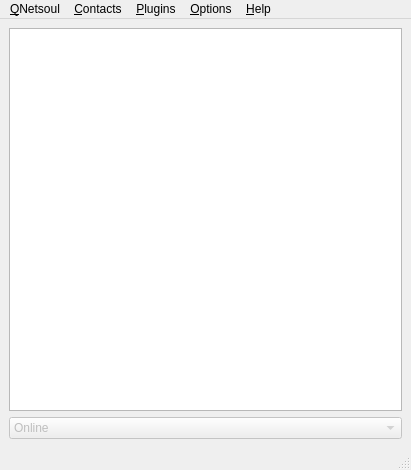
<?xml version="1.0" encoding="UTF-8"?>
<ui version="4.0">
 <class>QNetsoul</class>
 <widget class="QMainWindow" name="QNetsoul">
  <property name="geometry">
   <rect>
    <x>0</x>
    <y>0</y>
    <width>411</width>
    <height>470</height>
   </rect>
  </property>
  <property name="windowTitle">
   <string>QNetSoul</string>
  </property>
  <property name="windowIcon">
   <iconset resource="../Images.qrc">
    <normaloff>:/images/qnetsoul.png</normaloff>:/images/qnetsoul.png</iconset>
  </property>
  <property name="whatsThis">
   <string>&lt;!DOCTYPE HTML PUBLIC &quot;-//W3C//DTD HTML 4.0//EN&quot; &quot;http://www.w3.org/TR/REC-html40/strict.dtd&quot;&gt;
&lt;html&gt;&lt;head&gt;&lt;meta name=&quot;qrichtext&quot; content=&quot;1&quot; /&gt;&lt;style type=&quot;text/css&quot;&gt;
p, li { white-space: pre-wrap; }
&lt;/style&gt;&lt;/head&gt;&lt;body style=&quot; font-family:'Sans'; font-size:10pt; font-weight:400; font-style:normal;&quot;&gt;
&lt;p style=&quot; margin-top:0px; margin-bottom:0px; margin-left:0px; margin-right:0px; -qt-block-indent:0; text-indent:0px;&quot;&gt;&lt;span style=&quot; font-weight:600;&quot;&gt;About QNetSoul&lt;/span&gt;&lt;/p&gt;
&lt;p style=&quot; margin-top:0px; margin-bottom:0px; margin-left:0px; margin-right:0px; -qt-block-indent:0; text-indent:0px;&quot;&gt;Version: %CurrentVersion%&lt;/p&gt;
&lt;p style=&quot; margin-top:0px; margin-bottom:0px; margin-left:0px; margin-right:0px; -qt-block-indent:0; text-indent:0px;&quot;&gt;Platform: %Platform%&lt;/p&gt;
&lt;p style=&quot;-qt-paragraph-type:empty; margin-top:0px; margin-bottom:0px; margin-left:0px; margin-right:0px; -qt-block-indent:0; text-indent:0px;&quot;&gt;&lt;/p&gt;
&lt;p style=&quot; margin-top:0px; margin-bottom:0px; margin-left:0px; margin-right:0px; -qt-block-indent:0; text-indent:0px;&quot;&gt;The first Netsoul client built with the great framework Qt.&lt;/p&gt;
&lt;p style=&quot; margin-top:0px; margin-bottom:0px; margin-left:0px; margin-right:0px; -qt-block-indent:0; text-indent:0px;&quot;&gt;Feel free to &lt;a href=&quot;mailto:leflou@tuxfamily.org?subject=QNetSoul v%CurrentVersion%&quot;&gt;&lt;span style=&quot; text-decoration: underline; color:#0000ff;&quot;&gt;send&lt;/span&gt;&lt;/a&gt; your opinion/comment about this software.&lt;/p&gt;
&lt;p style=&quot;-qt-paragraph-type:empty; margin-top:0px; margin-bottom:0px; margin-left:0px; margin-right:0px; -qt-block-indent:0; text-indent:0px;&quot;&gt;&lt;/p&gt;
&lt;p style=&quot; margin-top:0px; margin-bottom:0px; margin-left:0px; margin-right:0px; -qt-block-indent:0; text-indent:0px;&quot;&gt;Thanks to:&lt;/p&gt;
&lt;p style=&quot; margin-top:0px; margin-bottom:0px; margin-left:0px; margin-right:0px; -qt-block-indent:0; text-indent:0px;&quot;&gt; Pierre-Emmanuel Duc for feedbacks.&lt;/p&gt;
&lt;p style=&quot; margin-top:0px; margin-bottom:0px; margin-left:0px; margin-right:0px; -qt-block-indent:0; text-indent:0px;&quot;&gt; Christophe Sundas for feedbacks.&lt;/p&gt;
&lt;p style=&quot; margin-top:0px; margin-bottom:0px; margin-left:0px; margin-right:0px; -qt-block-indent:0; text-indent:0px;&quot;&gt; Walter Persechini for feedbacks.&lt;/p&gt;
&lt;p style=&quot; margin-top:0px; margin-bottom:0px; margin-left:0px; margin-right:0px; -qt-block-indent:0; text-indent:0px;&quot;&gt; Mael Nison for patchs/ideas.&lt;/p&gt;
&lt;p style=&quot; margin-top:0px; margin-bottom:0px; margin-left:0px; margin-right:0px; -qt-block-indent:0; text-indent:0px;&quot;&gt; &lt;a href=&quot;http://www.famfamfam.com/&quot;&gt;&lt;span style=&quot; text-decoration: underline; color:#0000ff;&quot;&gt;FamFamFam&lt;/span&gt;&lt;/a&gt; for icons.&lt;/p&gt;
&lt;p style=&quot; margin-top:0px; margin-bottom:0px; margin-left:0px; margin-right:0px; -qt-block-indent:0; text-indent:0px;&quot;&gt; &lt;a href=&quot;http://www.jonasraskdesign.com/&quot;&gt;&lt;span style=&quot; text-decoration: underline; color:#0000ff;&quot;&gt;Jonas Rask&lt;/span&gt;&lt;/a&gt; for icons.&lt;/p&gt;
&lt;p style=&quot; margin-top:0px; margin-bottom:0px; margin-left:0px; margin-right:0px; -qt-block-indent:0; text-indent:0px;&quot;&gt; &lt;a href=&quot;http://sa-ki.deviantart.com/&quot;&gt;&lt;span style=&quot; text-decoration: underline; color:#0000ff;&quot;&gt;Alexandre Moore&lt;/span&gt;&lt;/a&gt; for updater icon.&lt;/p&gt;
&lt;p style=&quot; margin-top:0px; margin-bottom:0px; margin-left:0px; margin-right:0px; -qt-block-indent:0; text-indent:0px;&quot;&gt; &lt;a href=&quot;http://www.7-zip.org/&quot;&gt;&lt;span style=&quot; text-decoration: underline; color:#0000ff;&quot;&gt;7-Zip&lt;/span&gt;&lt;/a&gt; for great compression :)&lt;/p&gt;
&lt;p style=&quot;-qt-paragraph-type:empty; margin-top:0px; margin-bottom:0px; margin-left:0px; margin-right:0px; -qt-block-indent:0; text-indent:0px;&quot;&gt;&lt;/p&gt;
&lt;p style=&quot; margin-top:0px; margin-bottom:0px; margin-left:0px; margin-right:0px; -qt-block-indent:0; text-indent:0px;&quot;&gt;Written by Richard Dally.&lt;/p&gt;&lt;/body&gt;&lt;/html&gt;</string>
  </property>
  <widget class="QWidget" name="centralwidget">
   <layout class="QGridLayout" name="gridLayout_2">
    <item row="0" column="0">
     <layout class="QGridLayout" name="gridLayout">
      <item row="1" column="0">
       <widget class="QComboBox" name="statusComboBox">
        <property name="enabled">
         <bool>false</bool>
        </property>
        <item>
         <property name="text">
          <string>Online</string>
         </property>
         <property name="icon">
          <iconset resource="../Images.qrc">
           <normaloff>:/images/online.png</normaloff>:/images/online.png</iconset>
         </property>
        </item>
        <item>
         <property name="text">
          <string>Locked</string>
         </property>
         <property name="icon">
          <iconset resource="../Images.qrc">
           <normaloff>:/images/lock.png</normaloff>:/images/lock.png</iconset>
         </property>
        </item>
        <item>
         <property name="text">
          <string>Away</string>
         </property>
         <property name="icon">
          <iconset resource="../Images.qrc">
           <normaloff>:/images/away.png</normaloff>:/images/away.png</iconset>
         </property>
        </item>
        <item>
         <property name="text">
          <string>Server</string>
         </property>
         <property name="icon">
          <iconset resource="../Images.qrc">
           <normaloff>:/images/server.png</normaloff>:/images/server.png</iconset>
         </property>
        </item>
       </widget>
      </item>
      <item row="0" column="0">
       <widget class="ContactsTree" name="tree">
        <property name="selectionMode">
         <enum>QAbstractItemView::ExtendedSelection</enum>
        </property>
        <attribute name="headerVisible">
         <bool>false</bool>
        </attribute>
        <column>
         <property name="text">
          <string notr="true">1</string>
         </property>
        </column>
       </widget>
      </item>
     </layout>
    </item>
   </layout>
  </widget>
  <widget class="QMenuBar" name="menubar">
   <property name="geometry">
    <rect>
     <x>0</x>
     <y>0</y>
     <width>411</width>
     <height>19</height>
    </rect>
   </property>
   <widget class="QMenu" name="menuOptions">
    <property name="title">
     <string>&amp;Options</string>
    </property>
    <addaction name="actionPreferences"/>
   </widget>
   <widget class="QMenu" name="menuAbout">
    <property name="title">
     <string>&amp;Help</string>
    </property>
    <addaction name="actionAbout_QNetSoul"/>
    <addaction name="actionAbout_Qt"/>
   </widget>
   <widget class="QMenu" name="menuQNetsoul">
    <property name="title">
     <string>&amp;QNetsoul</string>
    </property>
    <addaction name="actionConnect"/>
    <addaction name="actionDisconnect"/>
    <addaction name="separator"/>
    <addaction name="actionCheckForUpdates"/>
    <addaction name="actionQuit"/>
   </widget>
   <widget class="QMenu" name="menuAccount">
    <property name="title">
     <string>&amp;Contacts</string>
    </property>
    <addaction name="actionAddG"/>
    <addaction name="actionAddC"/>
    <addaction name="actionRefresh"/>
    <addaction name="separator"/>
    <addaction name="actionLoadContacts"/>
    <addaction name="actionSaveContacts"/>
    <addaction name="actionSaveContactsAs"/>
   </widget>
   <widget class="QMenu" name="menuPlugins">
    <property name="title">
     <string>&amp;Plugins</string>
    </property>
    <addaction name="actionPluginsManager"/>
    <addaction name="actionVDM"/>
    <addaction name="actionCNF"/>
    <addaction name="actionPastebin"/>
   </widget>
   <addaction name="menuQNetsoul"/>
   <addaction name="menuAccount"/>
   <addaction name="menuPlugins"/>
   <addaction name="menuOptions"/>
   <addaction name="menuAbout"/>
  </widget>
  <widget class="QStatusBar" name="statusbar"/>
  <action name="actionPr_f_rences">
   <property name="text">
    <string>Preferences...</string>
   </property>
  </action>
  <action name="actionConnect">
   <property name="icon">
    <iconset resource="../Images.qrc">
     <normaloff>:/images/connect.png</normaloff>:/images/connect.png</iconset>
   </property>
   <property name="text">
    <string>&amp;Connect</string>
   </property>
   <property name="shortcut">
    <string>Ctrl+C</string>
   </property>
  </action>
  <action name="actionDisconnect">
   <property name="enabled">
    <bool>false</bool>
   </property>
   <property name="icon">
    <iconset resource="../Images.qrc">
     <normaloff>:/images/disconnect.png</normaloff>:/images/disconnect.png</iconset>
   </property>
   <property name="text">
    <string>&amp;Disconnect</string>
   </property>
   <property name="shortcut">
    <string>Ctrl+D</string>
   </property>
  </action>
  <action name="actionQuit">
   <property name="icon">
    <iconset resource="../Images.qrc">
     <normaloff>:/images/quit.png</normaloff>:/images/quit.png</iconset>
   </property>
   <property name="text">
    <string>&amp;Quit</string>
   </property>
   <property name="shortcut">
    <string>Ctrl+Q</string>
   </property>
  </action>
  <action name="actionAddC">
   <property name="icon">
    <iconset resource="../Images.qrc">
     <normaloff>:/images/contact.png</normaloff>:/images/contact.png</iconset>
   </property>
   <property name="text">
    <string>Add &amp;Contact</string>
   </property>
   <property name="shortcut">
    <string>Ctrl+B</string>
   </property>
  </action>
  <action name="actionRemove_selected_contact">
   <property name="icon">
    <iconset resource="../Images.qrc">
     <normaloff>:/images/delete.png</normaloff>:/images/delete.png</iconset>
   </property>
   <property name="text">
    <string>&amp;Remove selected contact</string>
   </property>
   <property name="shortcut">
    <string>Ctrl+R</string>
   </property>
  </action>
  <action name="actionAbout_QNetSoul">
   <property name="icon">
    <iconset resource="../Images.qrc">
     <normaloff>:/images/information.png</normaloff>:/images/information.png</iconset>
   </property>
   <property name="text">
    <string>About QNetSoul</string>
   </property>
  </action>
  <action name="actionAbout_2">
   <property name="text">
    <string>About Qt</string>
   </property>
  </action>
  <action name="actionAbout_Qt">
   <property name="icon">
    <iconset resource="../Images.qrc">
     <normaloff>:/images/aboutQt.png</normaloff>:/images/aboutQt.png</iconset>
   </property>
   <property name="text">
    <string>About Qt</string>
   </property>
  </action>
  <action name="actionPreferences">
   <property name="icon">
    <iconset resource="../Images.qrc">
     <normaloff>:/images/options.png</normaloff>:/images/options.png</iconset>
   </property>
   <property name="text">
    <string>&amp;Preferences</string>
   </property>
   <property name="shortcut">
    <string>Ctrl+P</string>
   </property>
  </action>
  <action name="actionSaveContactsAs">
   <property name="icon">
    <iconset resource="../Images.qrc">
     <normaloff>:/images/save.png</normaloff>:/images/save.png</iconset>
   </property>
   <property name="text">
    <string>Save contacts &amp;as...</string>
   </property>
  </action>
  <action name="actionToggle_sort_contacts">
   <property name="icon">
    <iconset resource="../Images.qrc">
     <normaloff>:/images/sort.png</normaloff>:/images/sort.png</iconset>
   </property>
   <property name="text">
    <string>&amp;Toggle sort contacts</string>
   </property>
   <property name="shortcut">
    <string>Ctrl+T</string>
   </property>
  </action>
  <action name="actionLoadContacts">
   <property name="icon">
    <iconset resource="../Images.qrc">
     <normaloff>:/images/load.png</normaloff>:/images/load.png</iconset>
   </property>
   <property name="text">
    <string>&amp;Load contacts...</string>
   </property>
   <property name="shortcut">
    <string>Ctrl+L</string>
   </property>
  </action>
  <action name="actionRefresh">
   <property name="enabled">
    <bool>false</bool>
   </property>
   <property name="icon">
    <iconset resource="../Images.qrc">
     <normaloff>:/images/refresh.png</normaloff>:/images/refresh.png</iconset>
   </property>
   <property name="text">
    <string>Refresh contacts</string>
   </property>
   <property name="shortcut">
    <string>F5</string>
   </property>
  </action>
  <action name="actionVDM">
   <property name="icon">
    <iconset resource="../Images.qrc">
     <normaloff>:/images/vdm.png</normaloff>:/images/vdm.png</iconset>
   </property>
   <property name="text">
    <string>&amp;Vie de merde</string>
   </property>
   <property name="shortcut">
    <string>F6</string>
   </property>
  </action>
  <action name="actionPastebin">
   <property name="icon">
    <iconset resource="../Images.qrc">
     <normaloff>:/images/pastebin.png</normaloff>:/images/pastebin.png</iconset>
   </property>
   <property name="text">
    <string>&amp;Pastebin</string>
   </property>
   <property name="shortcut">
    <string>F8</string>
   </property>
  </action>
  <action name="actionCNF">
   <property name="icon">
    <iconset resource="../Images.qrc">
     <normaloff>:/images/chucknorris.png</normaloff>:/images/chucknorris.png</iconset>
   </property>
   <property name="text">
    <string>&amp;Chuck Norris facts</string>
   </property>
   <property name="shortcut">
    <string>F7</string>
   </property>
  </action>
  <action name="actionAddG">
   <property name="icon">
    <iconset resource="../Images.qrc">
     <normaloff>:/images/group.png</normaloff>:/images/group.png</iconset>
   </property>
   <property name="text">
    <string>Add &amp;Group</string>
   </property>
   <property name="shortcut">
    <string>Ctrl+G</string>
   </property>
  </action>
  <action name="actionCheckForUpdates">
   <property name="enabled">
    <bool>true</bool>
   </property>
   <property name="icon">
    <iconset resource="../Images.qrc">
     <normaloff>:/images/update.png</normaloff>:/images/update.png</iconset>
   </property>
   <property name="text">
    <string>Check for &amp;updates</string>
   </property>
   <property name="shortcut">
    <string>Ctrl+U</string>
   </property>
  </action>
  <action name="actionSaveContacts">
   <property name="text">
    <string>&amp;Save contacts</string>
   </property>
   <property name="shortcut">
    <string>Ctrl+S</string>
   </property>
  </action>
  <action name="actionPluginsManager">
   <property name="text">
    <string>&amp;Plugins manager</string>
   </property>
  </action>
  <action name="actionStyle">
   <property name="text">
    <string>dark style</string>
   </property>
  </action>
 </widget>
 <customwidgets>
  <customwidget>
   <class>ContactsTree</class>
   <extends>QTreeWidget</extends>
   <header>ContactsTree.h</header>
  </customwidget>
 </customwidgets>
 <resources>
  <include location="../Images.qrc"/>
 </resources>
 <connections/>
</ui>
